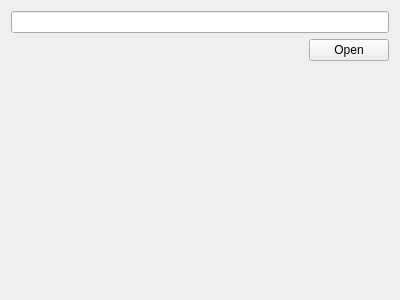
<?xml version="1.0" encoding="UTF-8"?>
<ui version="4.0">
 <class>PictureProperty</class>
 <widget class="QWidget" name="PictureProperty">
  <property name="geometry">
   <rect>
    <x>0</x>
    <y>0</y>
    <width>400</width>
    <height>300</height>
   </rect>
  </property>
  <property name="windowTitle">
   <string>Form</string>
  </property>
  <layout class="QVBoxLayout" name="verticalLayout">
   <item>
    <widget class="QLineEdit" name="p_url_"/>
   </item>
   <item>
    <layout class="QHBoxLayout" name="horizontalLayout">
     <item>
      <spacer name="horizontalSpacer">
       <property name="orientation">
        <enum>Qt::Horizontal</enum>
       </property>
       <property name="sizeHint" stdset="0">
        <size>
         <width>40</width>
         <height>20</height>
        </size>
       </property>
      </spacer>
     </item>
     <item>
      <widget class="QPushButton" name="p_open_">
       <property name="text">
        <string>Open</string>
       </property>
      </widget>
     </item>
    </layout>
   </item>
   <item>
    <spacer name="verticalSpacer">
     <property name="orientation">
      <enum>Qt::Vertical</enum>
     </property>
     <property name="sizeHint" stdset="0">
      <size>
       <width>20</width>
       <height>40</height>
      </size>
     </property>
    </spacer>
   </item>
  </layout>
 </widget>
 <resources/>
 <connections/>
</ui>
